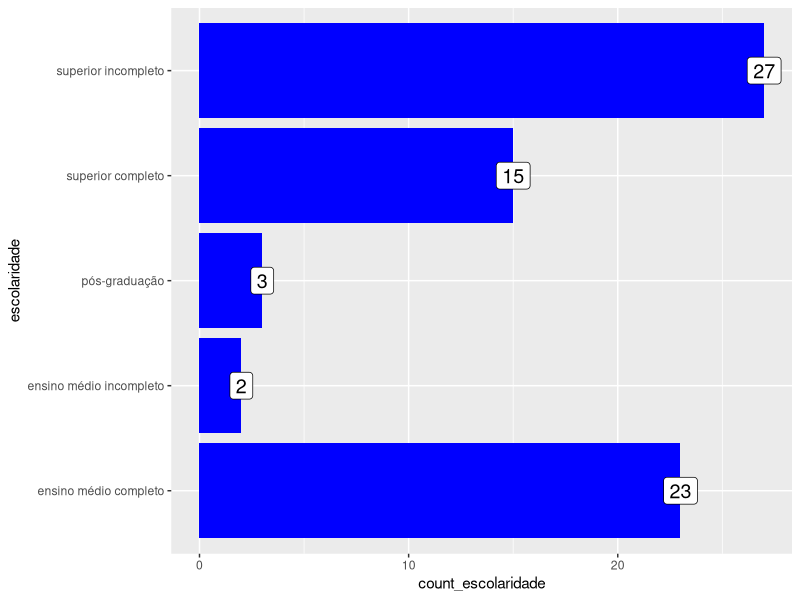
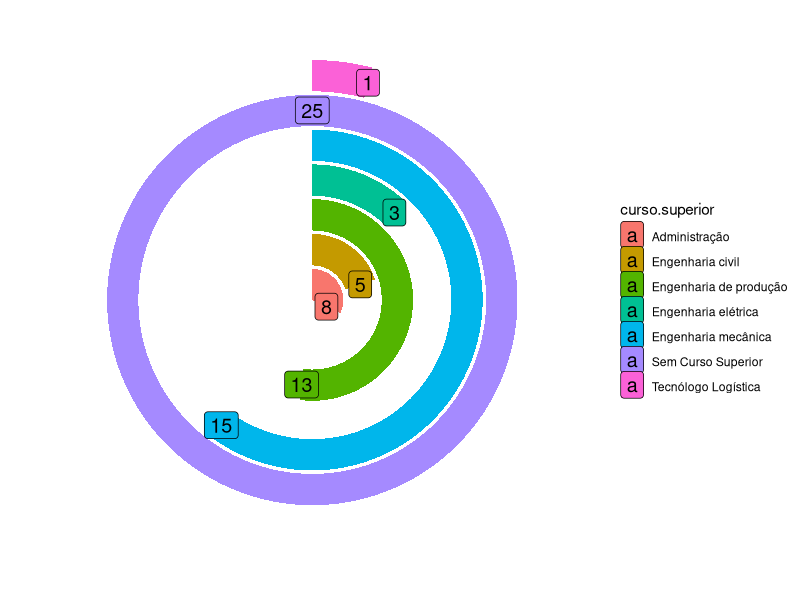
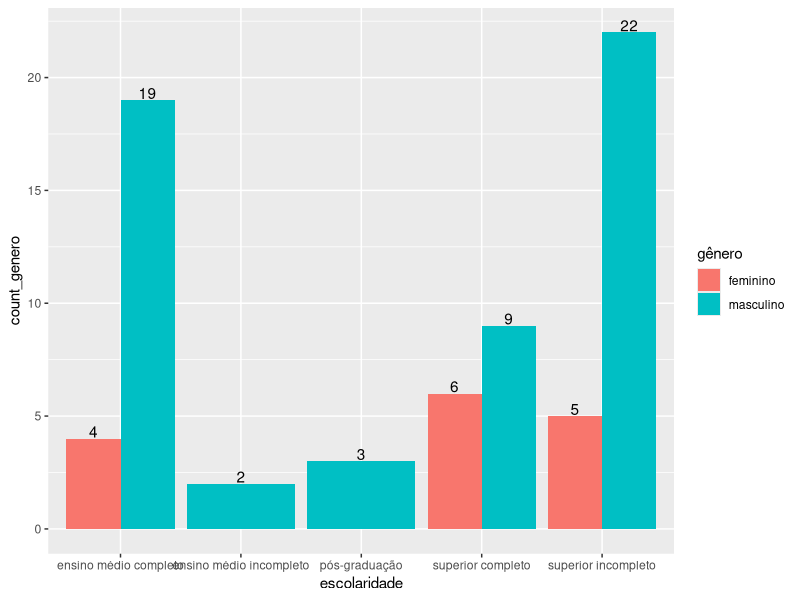

The R source for these figures, in order:
# Installing packages and accessing the library to calculate MODA
install.packages("modeest")
library(modeest)

# Installing packages and accessing libraries to generate graphics
install.packages("ggplot2")
install.packages("tidyverse")
library(tidyverse)
library(ggplot2)

# Importando a base de dados
bd <- read.table("BD1.csv", header=TRUE, sep=";")

# Central tendency and dispersion measures

# Age
cat("AGE 
    Mean:", mean(bd$idade),
    "Median:", median(bd$idade),
    "Moda:", mlv(bd$idade),
    "Standard Deviation:", sd(bd$idade),
    "Variance:", sd(bd$idade) * sd(bd$idade))

# Last salary amount
cat("LAST SALARY VALUE 
    Mean:", mean(bd$valor.do.último.salário),
    "Median:", median(bd$valor.do.último.salário),
    "Moda:", mlv(bd$valor.do.último.salário),
    "Standard Deviation:", sd(bd$valor.do.último.salário),
    "Variance:", sd(
      bd$valor.do.último.salário) * sd(bd$valor.do.último.salário))

# Length of professional experience
cat("PROFESSIONAL EXPERIENCE LENGTH
    Mean:", mean(bd$tempo.de.experiência.profissional),
    "Median:", median(bd$tempo.de.experiência.profissional),
    "Moda:", mlv(bd$tempo.de.experiência.profissional),
    "Standard Deviation:", sd(bd$tempo.de.experiência.profissional),
    "Variance:", sd(
      bd$tempo.de.experiência.profissional) * sd(bd$tempo.de.experiência.profissional))

# Length of experience in the role
cat("TIME OF EXPERIENCE IN THE ROLE
    Mean:", mean(bd$tempo.de.experiência.na.função),
    "Median:", median(bd$tempo.de.experiência.na.função),
    "Moda:", mlv(bd$tempo.de.experiência.na.função),
    "Standard Deviation:", sd(bd$tempo.de.experiência.na.função),
    "Variance:", sd(
      bd$tempo.de.experiência.na.função) * sd(bd$tempo.de.experiência.na.função))

# Bar Chart of the Escolaridade variable
bd %>%
  group_by(escolaridade) %>%
  summarise(
    count_escolaridade = n()
  ) %>%
  
  # Bar Chart
  ggplot(aes(x = escolaridade, y = count_escolaridade, label = count_escolaridade)) +
  geom_bar(stat = "identity", fill = "blue") +
  geom_label(size = 5) +
  coord_flip()

# Pie chart of the Curso Superior variable

# Replacing empty fields with the text "Sem Curso Superior"
bd$curso.superior[bd$curso.superior == ""] <- "Sem Curso Superior"

bd %>%
  group_by(curso.superior) %>%
  summarise(
    count_curso_superior = n()
  ) %>%
  
  # Pie chart
  ggplot(aes(
    x = curso.superior,
    y = count_curso_superior,
    fill = curso.superior,
    label = count_curso_superior
  )) +
  geom_bar(stat = "identity") +
  geom_label(size = 5) +
  coord_polar("y", start = 0) +
  theme_void()

# Graph crossing the variables Gênero and Escolaridade
bd %>%
  group_by(escolaridade, gênero) %>%
  summarise(
    count_genero = n()
  ) %>%
  
  ggplot(aes(
    x = escolaridade,
    y = count_genero,
    fill = gênero,
    label = count_genero
  )) +
  geom_col(position = "dodge") +
  geom_text(aes(
    label = count_genero),
    position = position_dodge(0.9),
    vjust = -.1
  )
